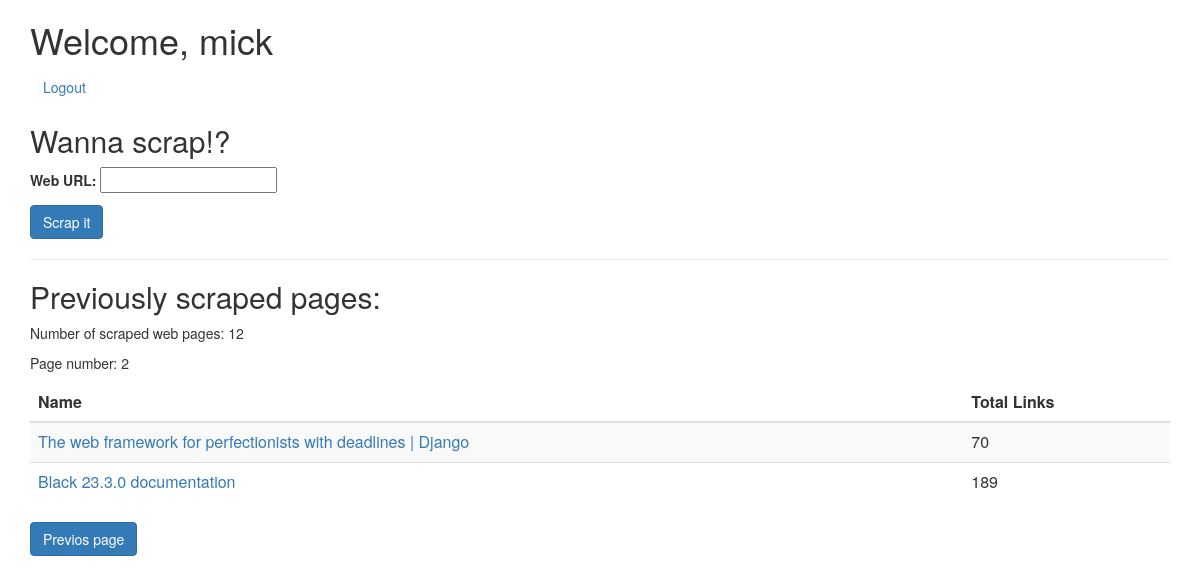
Before: /accounts/dashboard/?page=2 (signed in) with the older database file.
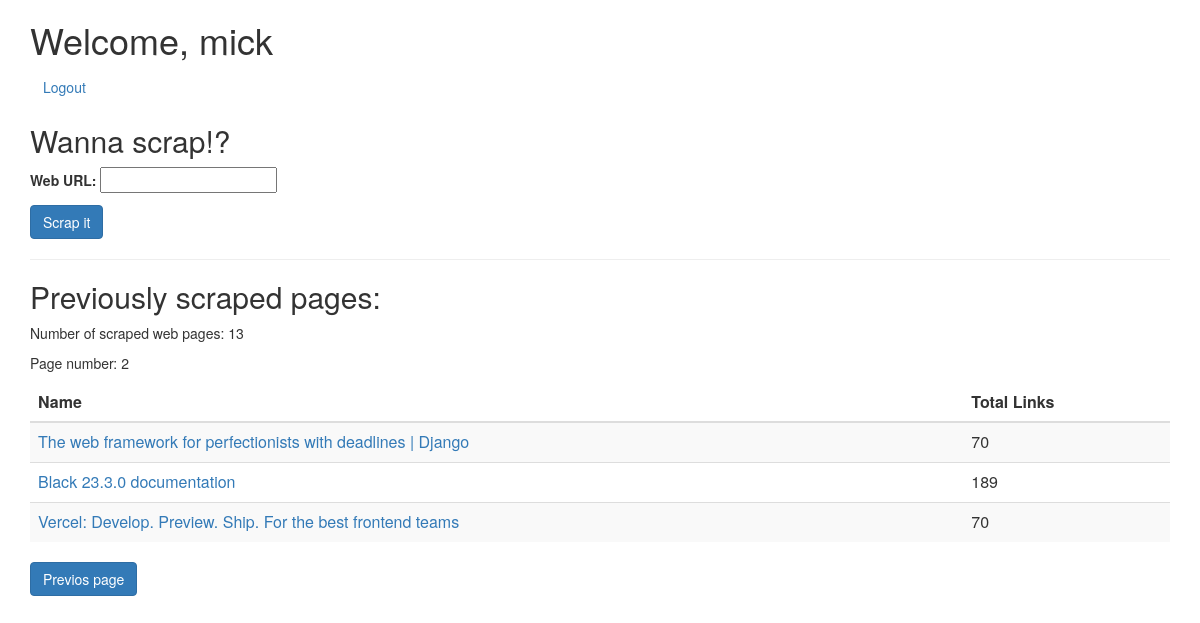
After: the same page with the newer database file.
### scraper/models.py (models this page shows, shortened)
class ScrapedPage(models.Model):
    STATUS_CHOICES = {
        "in_progress": "In Progress",
        "completed": "Completed",
    }
    user = models.ForeignKey(
        User, on_delete=models.CASCADE, related_name="scraped_pages"
    )
    url = models.URLField(unique=False)
    name = models.CharField(max_length=255, blank=True)
    created_at = models.DateTimeField(auto_now_add=True)
    status = models.CharField(
        max_length=20, choices=list(STATUS_CHOICES.items()), default="in_progress"
    )
    @property
    def link_count(self):
        return self.links.count()

### accounts/views.py (the view)
# urls.py: path("dashboard/", dashboard, name="dashboard"),
@login_required
def dashboard(request):
    user = request.user
    scraped_pages = user.scraped_pages.all()
    if request.method == "POST":
        form = ScrapeForm(request.POST)
        if form.is_valid():
            url = form.cleaned_data["url"]
            the_scraper(url, user.id)
            return redirect("dashboard")
    else:
        form = ScrapeForm()
    pages_paginator = Paginator(scraped_pages, 10)
    page_num = request.GET.get("page", 1)
    page = pages_paginator.get_page(page_num)
    context = {
        "user": user,
        "form": form,
        "scraped_pages": scraped_pages,
        "count": pages_paginator.count,
        "page": page,
    }
    return render(request, "dashboard.html", context)

### scraper/forms.py
class ScrapeForm(forms.Form):
    url = forms.URLField(label="Web URL")

### accounts/templates/dashboard.html (shortened to what this page needs)
<link rel="stylesheet" href="https://maxcdn.bootstrapcdn.com/bootstrap/3.3.7/css/bootstrap.min.css">
{% block content %}
<div class="container">
    <h1>Welcome, {{ user.username }}</h1>
    <a href="{% url 'logout' %}" class="btn btn-link">Logout</a>
    <h2>Wanna scrap!?</h2>
    <form method="post">
        {{ form.as_p }}
        <button type="submit" class="btn btn-primary">Scrap it</button>
    </form>
    <hr>
    <h2>Previously scraped pages:</h2>
    <p>Number of scraped web pages: {{ count }}</p>
    <p>Page number: {{ page.number }}</p>
    <table class="table table-striped">
        <thead>
            <tr>
                <th>Name</th>
                <th>Total Links</th>
            </tr>
        </thead>
        <tbody>
            {% for scraped_page in page.object_list %}
            <tr>
                <td><a href="{% url 'scraped_page_details' scraped_page.pk %}?page=1">{{ scraped_page.name|default:scraped_page.url }}</a></td>
                <td>
                    {% if scraped_page.status == 'completed' %}
                    {{ scraped_page.link_count }}
                    {% else %}
                    {{ scraped_page.get_status_display }}
                    {% endif %}
                </td>
            </tr>
            {% endfor %}
        </tbody>
    </table>
    <div>
        {% if page.has_previous %}
        <a href="{% url 'dashboard' %}?page={{ page.previous_page_number }}" class="btn btn-primary">Previos page</a>
        {% endif %}
    </div>
</div>
{% endblock %}

Changed rows visible on the page:
added ScrapedPage: name "Vercel: Develop. Preview. Ship. For the best frontend teams", link_count "70"
Other visible differences:
{{ count }}: "12" → "13"
